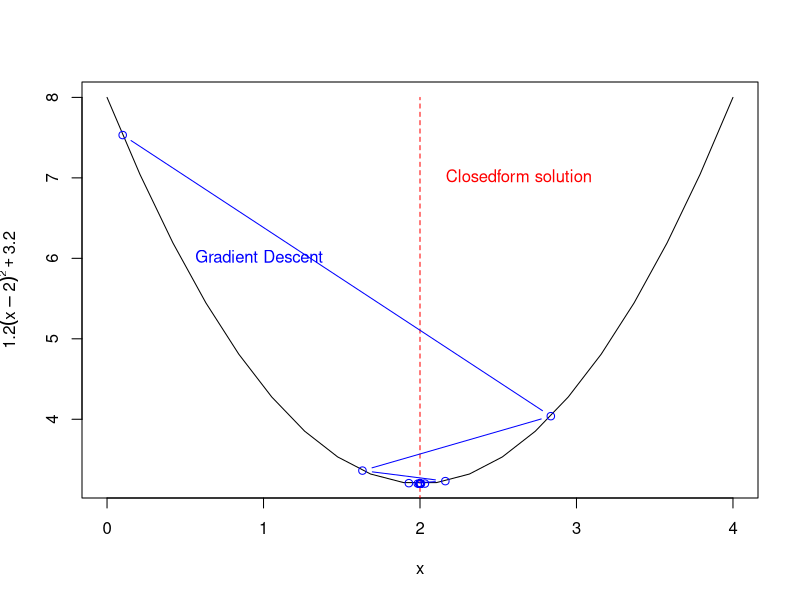

Write R code to recreate this figure.
# Gradient Descent in R
# https://www.r-bloggers.com/gradient-descent-in-r/

xs <- seq(0,4,len=20) # create some values

# define the function we want to optimize

f <-  function(x) {
  1.2 * (x-2)^2 + 3.2
}

# plot the function 
plot(xs , f (xs), type="l",xlab="x",ylab=expression(1.2(x-2)^2 +3.2))

# calculate the gradeint df/dx

grad <- function(x){
  1.2*2*(x-2)
}


# df/dx = 2.4(x-2), if x = 2 then 2.4(2-2) = 0
# The actual solution we will approximate with gradeint descent
# is  x = 2 as depicted in the plot below

lines (c (2,2), c (3,8), col="red",lty=2)
text (2.1,7, "Closedform solution",col="red",pos=4)


# gradient descent implementation
x <- 0.1 # initialize the first guess for x-value
xtrace <- x # store x -values for graphing purposes (initial)
ftrace <- f(x) # store y-values (function evaluated at x) for graphing purposes (initial)
stepFactor <- 0.6 # learning rate 'alpha'
for (step in 1:100) {
  x <- x - stepFactor*grad(x) # gradient descent update
  xtrace <- c(xtrace,x) # update for graph
  ftrace <- c(ftrace,f(x)) # update for graph
}

lines ( xtrace , ftrace , type="b",col="blue")
text (0.5,6, "Gradient Descent",col="blue",pos= 4)

# print final value of x
print(x) # x converges to 2.0